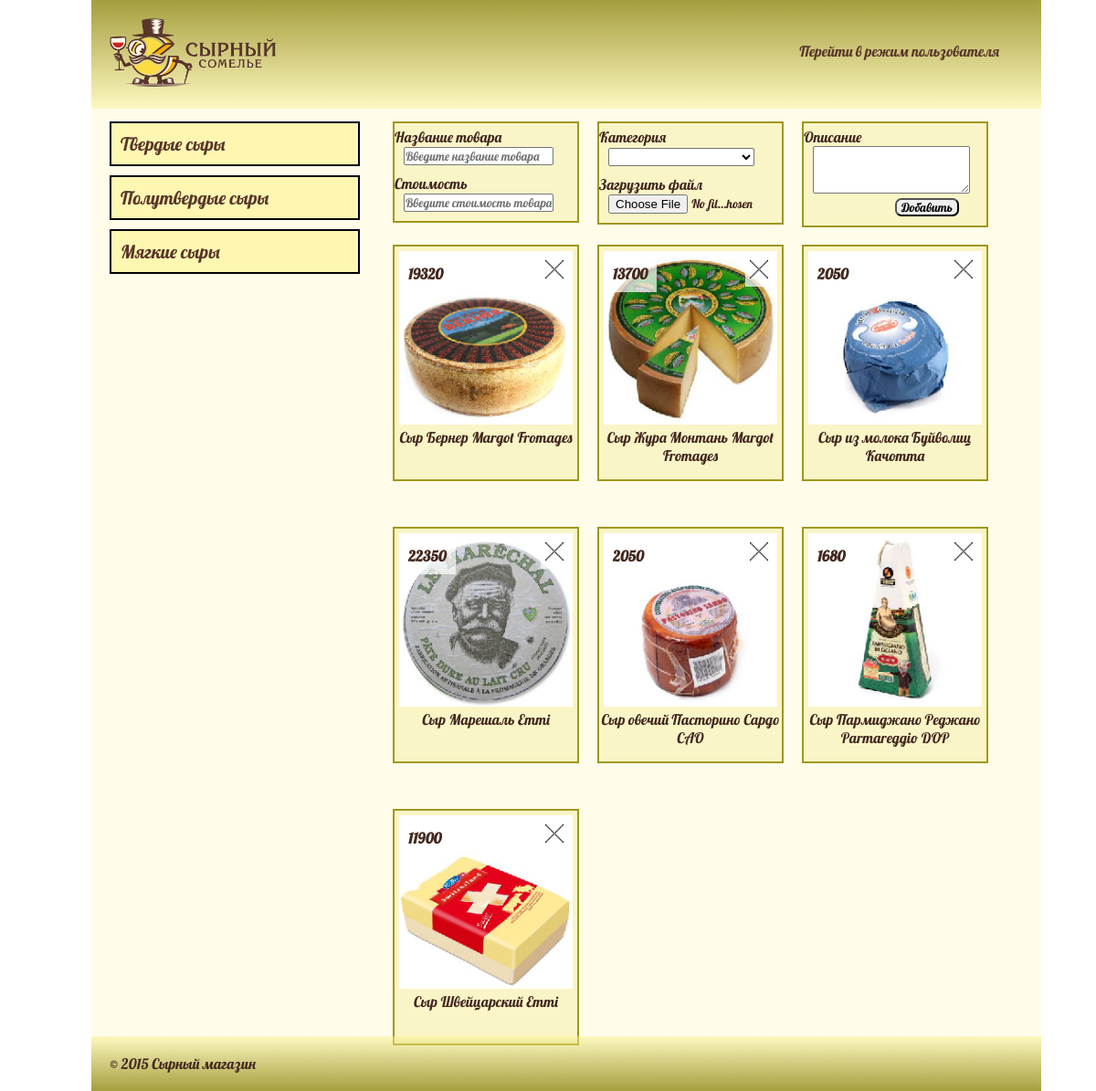
Page /?admin on the committed database.
### tables this page shows
CREATE TABLE `goods` (
  `id` int(10) NOT NULL,
  `name` varchar(100) NOT NULL,
  `description` text NOT NULL,
  `mini-foto` varchar(100) NOT NULL,
  `foto` varchar(100) NOT NULL,
  `category` int(3) NOT NULL,
  `cost` int(10) NOT NULL
);

### index.php (the view)
<?PHP
require_once 'header.php';
if (isset($_GET['admin'])) {
		echo '<form action="upload.php" method="POST" enctype="multipart/form-data">
		<div id="item">
			Название товара<br/>
			<input type="text" name="name" pattern="[A-Za-zА-Яа-я ]{6,64}" required placeholder="Введите название товара" /><br/>
			Стоимость<br/>
			<input type="text" name="cost" pattern="[0-9]{1,10}" required placeholder="Введите стоимость товара в рублях" />
		</div>
		<div id="item">
			Категория<br/>
			<select name="category" required>
				<option></option>
				<option value="1">Твердые сыры</option>
				<option value="2">Полутвердые сыры</option>
				<option value="3">Мягкие сыры</option>
			</select><br/>
			Загрузить файл<br/>
			<input type="file" name="file" required accept="image/png, image/jpeg, image/jpg" />
		</div>
		<div id="item">
			Описание<br/>
			<textarea name="descript" rows="3" required></textarea><br/>
			<input type="submit" id="submit" name="submit" value="Добавить"/>
		</div>
		</form>';}?>
		<?PHP
			if ((isset($_GET['cat']) & !empty($_GET['cat']))) {
				$cat = "WHERE `category` = '".$_GET['cat']."'";
			} else {
				$cat ="";
			}
			$result = mysql_query("select * from `goods` ".$cat." ORDER BY `name`", $db);
			while($result2 = mysql_fetch_assoc($result)) {
			ECHO '<div id="item">';
			if (isset($_GET['admin'])) {
				echo '<p id="delete"><a href="/delete.php?delete='.$result2['id'].'"><img src="res/delete.png" alt="Удалить товар" /></a></p>';
			}
			echo '<p>'. $result2['cost'] .'</p>
			<a href="info.php?tovar='.$result2['id'].'" target="_black"><img src="'. $result2['mini-foto'] .'" alt=""/></a>
			'. $result2['name'].'</div>';
			}
			?>
<?PHP require_once 'footer.php';?>

### res/style.css (style rules this page uses)
* { margin: 0; padding:0; font-family: Lobster; }
body { max-width: 1000px; margin: auto; color: RGB(67,40,31); }
a, a:hover, a:active, a:visited { text-decoration: none; color: RGB(89,54,41); }
#item { text-align: center; height: 250px; width: 200px; float: left; margin-left: 20px; margin-bottom: 50px; border: 2px solid RGBA(152,141,3,0.9); background: RGBA(218,202,5,0.15); padding-top:5px; }
#item img { width: 95%; }
#item p { position: absolute; font-weight: bold; padding: 10px; margin:5px; background: RGBA(255,255,255,0.7); }
form { margin-bottom: 10px; display: inline-block; }
form #item { text-align: left; height: auto; margin-bottom: 5px; }
form #item * { margin-left: 10px; }
#item input, #item select { margin-bottom: 10px; width: 160px; }
#item textarea { height:50px; min-height:50px; max-height: 150px; width: 170px; min-width: 170px; max-width: 170px; }
#item #submit { margin-left: 50%; width: 70px; margin-right: 15px; border-radius: 7px; }
#item #delete { float: right; margin-right: 0; margin-left: 160px; position: absolute; padding: 5px; }
#item #delete img { width: 20px; }

### rows in the picture
goods: cost "19320", value (picture), name "Сыр Бернер Margot Fromages"
goods: cost "13700", value (picture), name "Сыр Жура Монтань Margot Fromages"
goods: cost "2050", value (picture), name "Сыр из молока Буйволиц Качотта"
goods: cost "22350", value (picture), name "Сыр Марешаль Emmi"
goods: cost "2050", value (picture), name "Сыр овечий Пасторино Сардо CAO"
goods: cost "1680", value (picture), name "Сыр Пармиджано Реджано Parmareggio DOP"
goods: cost "11900", value (picture), name "Сыр Швейцарский Emmi"
